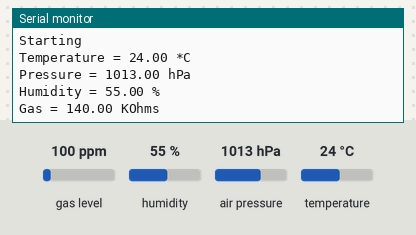
Simulated run of this sketch. Board: ESP32. Shown: the last lines printed to the serial monitor. The test bench sets the inputs (shaded band); at power-on: gas level 100 ppm, humidity 55 %, air pressure 1013 hPa, temperature 24 °C.

Above: at 3.2 s.
3.3 s: gas level set to 20 ppm
At 5.2 s:
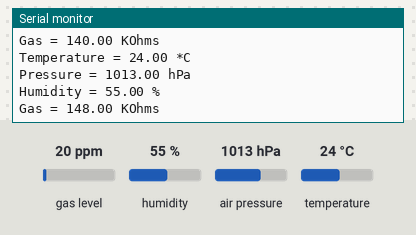
6.2 s: humidity set to 22 %
At 7.6 s:
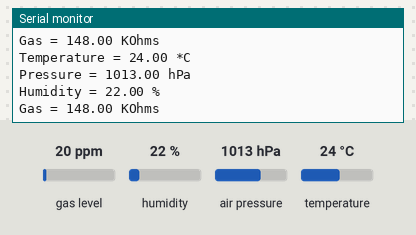
9.1 s: air pressure set to 952 hPa
At 11.3 s:
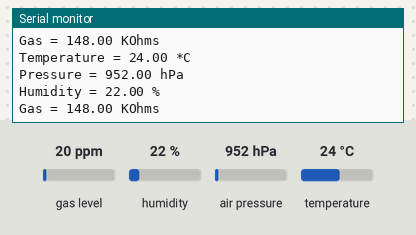

The sketch:

BME688.ino
```cpp
#include <Wire.h>
#include <Adafruit_Sensor.h>
#include <Adafruit_BME680.h>

#define SEALEVELPRESSURE_HPA (1013.25) // Define your local sea level pressure for altitude calculations

Adafruit_BME680 bme; // Create a BME680 object

bool bmeConnection = false;
void  startBME() {
  if(!bme.begin()) {
    Serial.println("Could not find a valid BME688 sensor, check wiring!");
    bmeConnection = false;
  }
  bmeConnection = true;
}

void setup() {
  Serial.begin(115200);
  delay(1000);
  Serial.println("Starting");

  while(!bmeConnection) {
    startBME();
    delay(1000);
  }


  // Set up oversampling and filter initialization
  bme.setTemperatureOversampling(BME680_OS_8X);
  bme.setHumidityOversampling(BME680_OS_2X);
  bme.setPressureOversampling(BME680_OS_4X);
  bme.setIIRFilterSize(BME680_FILTER_SIZE_3);
  bme.setGasHeater(320, 150); // 320 degree Celsius for 150 ms
}

void loop() {
  if (! bme.performReading()) {
    bmeConnection = false;
    while(!bmeConnection) {
      startBME();
      delay(2000);
    }
  } else {
    Serial.print("Temperature = ");
    Serial.print(bme.temperature);
    Serial.println(" *C");

    Serial.print("Pressure = ");
    Serial.print(bme.pressure / 100.0);
    Serial.println(" hPa");

    Serial.print("Humidity = ");
    Serial.print(bme.humidity);
    Serial.println(" %");

    Serial.print("Gas = ");
    Serial.print(bme.gas_resistance / 1000.0);
    Serial.println(" KOhms");

    Serial.println();

    delay(2000);
  }
}
```

Measured:
- after the input at 3.3 s, the serial monitor: prints a new line after 1.0 s (image 1)
- after the input at 6.2 s, the serial monitor: prints a new line after 0.27 s (image 2)
- after the input at 9.1 s, the serial monitor: prints a new line after 1.7 s (image 3)
